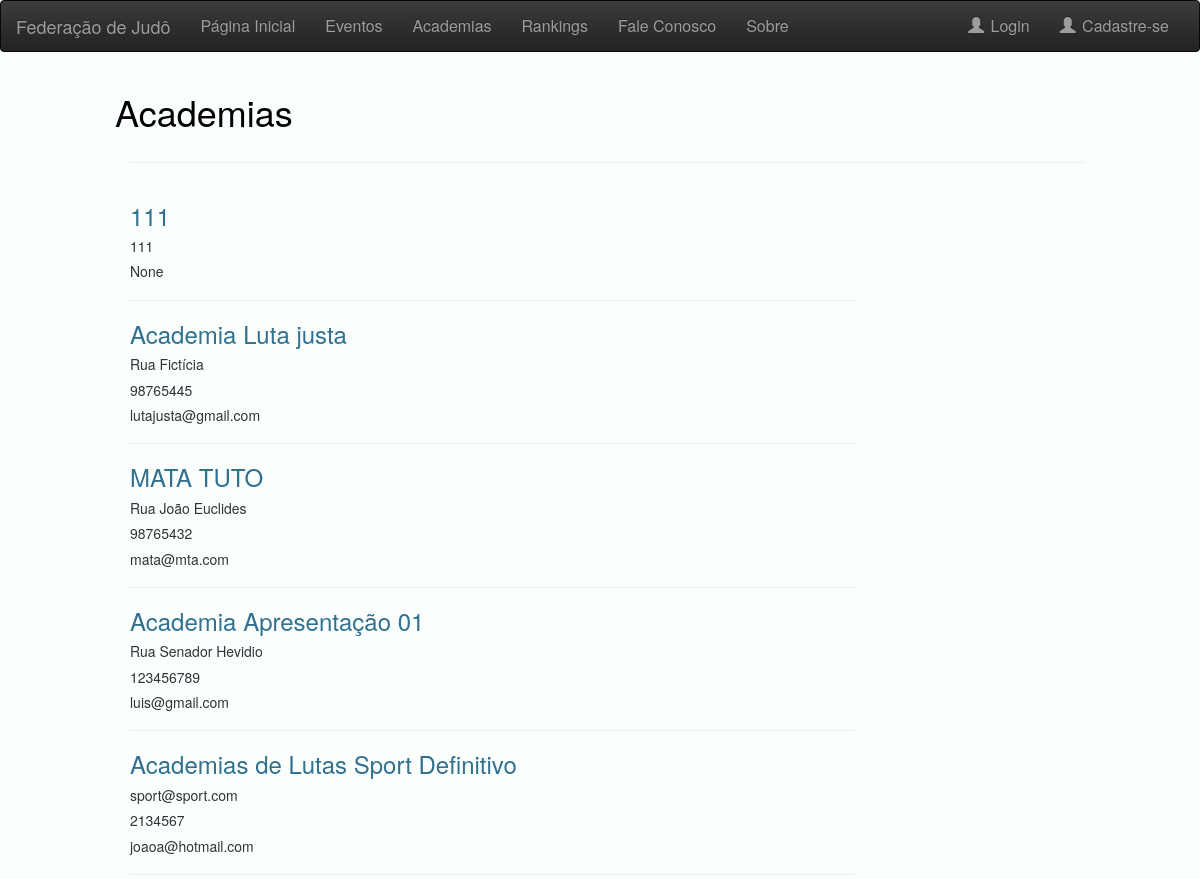
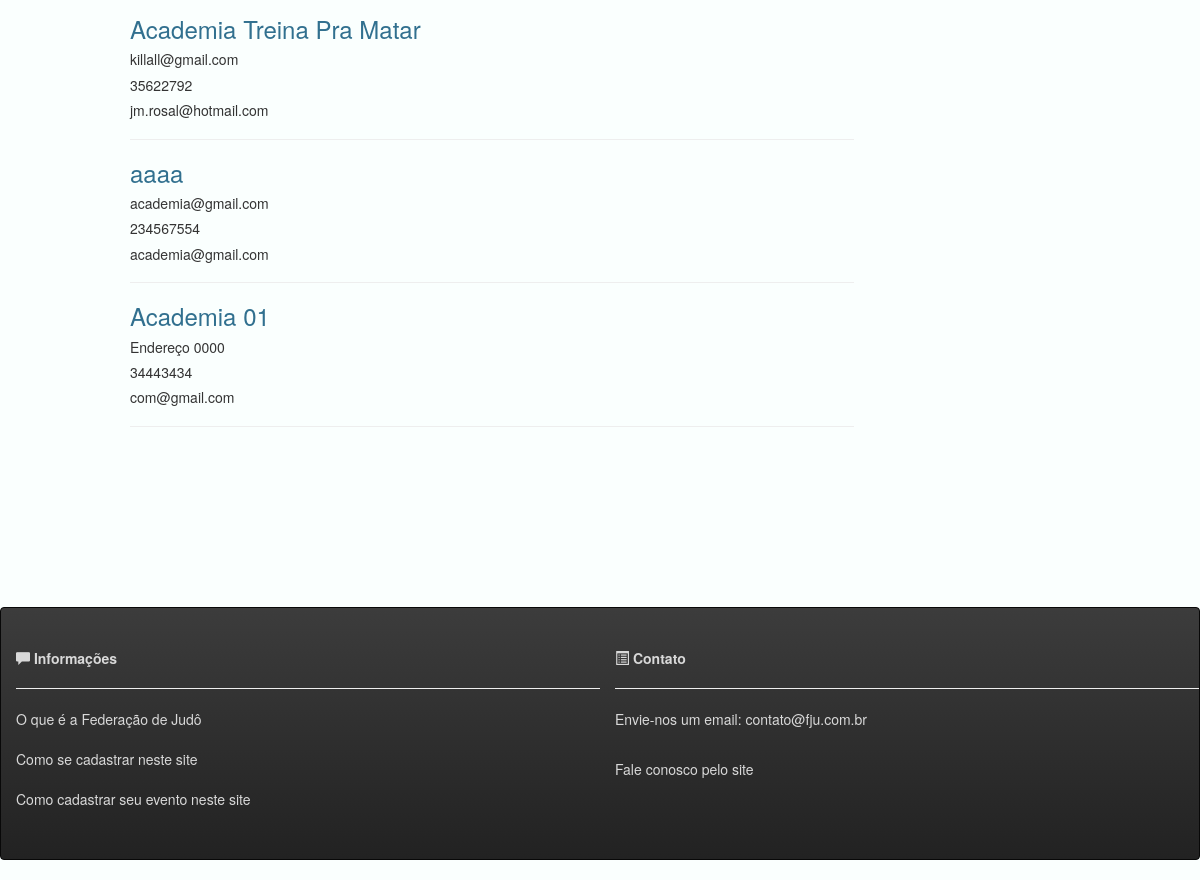
/academias, run on an earlier commit of the app's database (2 pictures, top to bottom).
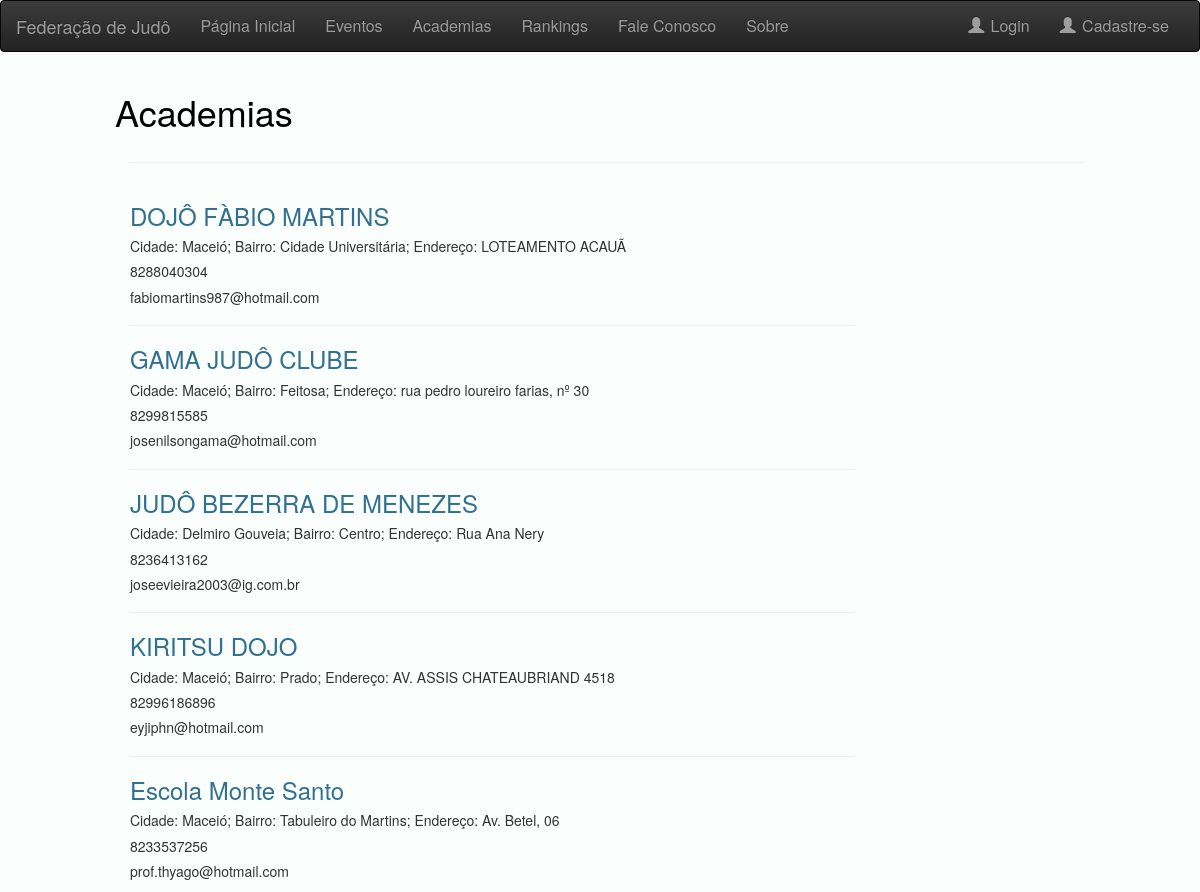
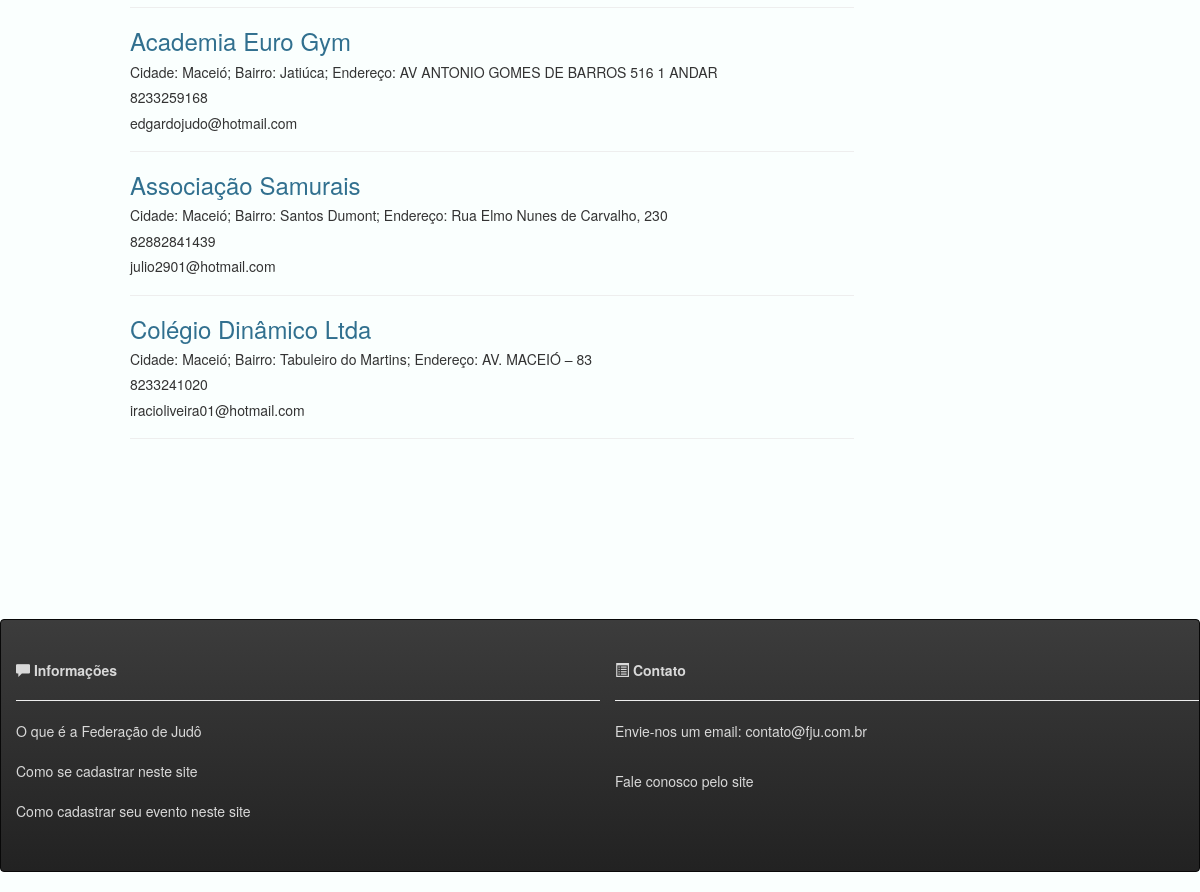
And on a later commit of the database (2 pictures, top to bottom).
### fed_judo/models.py (models this page shows, shortened)
class Academia(models.Model):
    nome_Academia = models.TextField()
    endereco_academia = models.TextField()
    limite_atletas = models.IntegerField(null=True)
    telefone = models.IntegerField(null=True)
    email = models.EmailField(max_length=75, null=True)
    pontuacao = models.PositiveIntegerField(null=True)

### fed_judo/views.py (the view)
# urls.py: url(r'^academias$', views.academias, name="academias.html"),
def academias(request):
    academias = Academia.objects.all()#.order_by('published_date')
    return render (request, 'academias.html', {'academias':academias})

### fed_judo/templates/academias.html (shortened to what this page needs)
{% extends 'base.html' %}
{% block body %}
<div class="container-fluid">
   <div class="row content">
     <div class="col-sm-1 sidenav">
     </div>
     <div class="col-sm-10">
       <h1>Academias</h1>
       <div class="collapse navbar-collapse" id="myNavbar">
        <hr>
       </div>
          <div class="col-sm-9">
              {% for a in academias %}
  			      <h3 class="text-info" > {{a.nome_Academia}}</h3>
              <h5>{{a.endereco_academia}}</h5>
  			      <h5>
                {% if a.telefone %}
                {{a.telefone}}
                {% endif %}
              </h5>
              <h5>{{a.email}}</h5>
  			    <hr>
            {% endfor %}
          </div>
    </div>
  </div>
</div>
{% endblock %}

What changed in the data, as far as the page shows it:
removed Academia: nome_Academia "111", endereco_academia "111", email "None"
removed Academia: nome_Academia "MATA TUTO", endereco_academia "Rua João Euclides", telefone "98765432", email "mata@mta.com"
added Academia: nome_Academia "DOJÔ FÀBIO MARTINS", endereco_academia "Cidade: Maceió; Bairro: Cidade Universitária; Endereço: LOTEAMENTO ACAUÃ", telefone "8288040304", email "fabiomartins987@hotmail.com"
changed Academia: nome_Academia "Academia Luta justa" → "GAMA JUDÔ CLUBE"; endereco_academia "Rua Fictícia" → "Cidade: Maceió; Bairro: Feitosa; Endereço: rua pedro loureiro farias, nº 30"; telefone "98765445" → "8299815585"; email "lutajusta@gmail.com" → "josenilsongama@hotmail.com"
added Academia: nome_Academia "JUDÔ BEZERRA DE MENEZES", endereco_academia "Cidade: Delmiro Gouveia; Bairro: Centro; Endereço: Rua Ana Nery", telefone "8236413162", email "joseevieira2003@ig.com.br"
changed Academia: nome_Academia "Academia Apresentação 01" → "KIRITSU DOJO"; endereco_academia "Rua Senador Hevidio" → "Cidade: Maceió; Bairro: Prado; Endereço: AV. ASSIS CHATEAUBRIAND 4518"; telefone "123456789" → "82996186896"; email "luis@gmail.com" → "eyjiphn@hotmail.com"
changed Academia: nome_Academia "Academias de Lutas Sport Definitivo" → "Escola Monte Santo"; endereco_academia "sport@sport.com" → "Cidade: Maceió; Bairro: Tabuleiro do Martins; Endereço: Av. Betel, 06"; telefone "2134567" → "8233537256"; email "joaoa@hotmail.com" → "prof.thyago@hotmail.com"
changed Academia: nome_Academia "Academia Treina Pra Matar" → "Academia Euro Gym"; endereco_academia "killall@gmail.com" → "Cidade: Maceió; Bairro: Jatiúca; Endereço: AV ANTONIO GOMES DE BARROS 516 1 ANDAR"; telefone "35622792" → "8233259168"; email "jm.rosal@hotmail.com" → "edgardojudo@hotmail.com"
changed Academia: nome_Academia "aaaa" → "Associação Samurais"; endereco_academia "academia@gmail.com" → "Cidade: Maceió; Bairro: Santos Dumont; Endereço: Rua Elmo Nunes de Carvalho, 230"; telefone "234567554" → "82882841439"; email "academia@gmail.com" → "julio2901@hotmail.com"
changed Academia: nome_Academia "Academia 01" → "Colégio Dinâmico Ltda"; endereco_academia "Endereço 0000" → "Cidade: Maceió; Bairro: Tabuleiro do Martins; Endereço: AV. MACEIÓ – 83"; telefone "34443434" → "8233241020"; email "com@gmail.com" → "iracioliveira01@hotmail.com"
